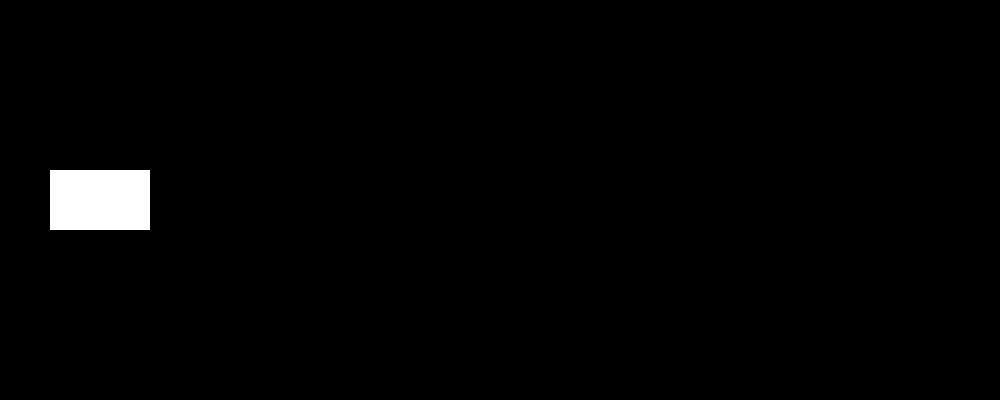
Frame 1 (no input)
Frame 60 (the mouse pressed at the canvas centre just before this capture): identical to frame 1, image omitted
Frame 120 (the mouse held since frame 60 and released just before this capture): identical to frame 1, image omitted

The Processing sketch that drew this single still picture (run headless with seeded random() and noise(); from frame 60 on, the mouse is pressed at the canvas centre):

// Processing sketch: e_1_5_accelerating_car
// ── e_1_5_accelerating_car.pde
Car car;

void setup() {
  size(1000, 400);
  smooth();
  car = new Car();
}

void draw() {
  background(0);
  car.display();
  car.update();
}

class Car {
  PVector position;
  PVector velocity;
  PVector acceleration;

  int carWidth = 100;
  int carHeight = 60;
  int speedlimit = 3;

  Car() {
    position = new PVector(50, 170);
    velocity = new PVector(0, 0);
    acceleration = new PVector(0, 0);
  }

  void display() {
    noStroke();
    fill(255);
    rect(position.x, position.y, carWidth, carHeight);
  }

  void update() {
    if (keyPressed && (key == CODED)) { // If it’s a coded key
      if (keyCode == LEFT) { // If it’s the left arrow
        acceleration.x -= 0.001;
      } else if (keyCode == RIGHT) { // If it’s the right arrow
        acceleration.x += 0.001;
      }
    }
    
    position.add(velocity);
    velocity.add(acceleration);
    velocity.limit(speedlimit);
    
    /*if (position.x >= width - carWidth || position.x <= 0) {
      velocity.mult(0);
      acceleration.mult(0);
    }*/
  }
}
